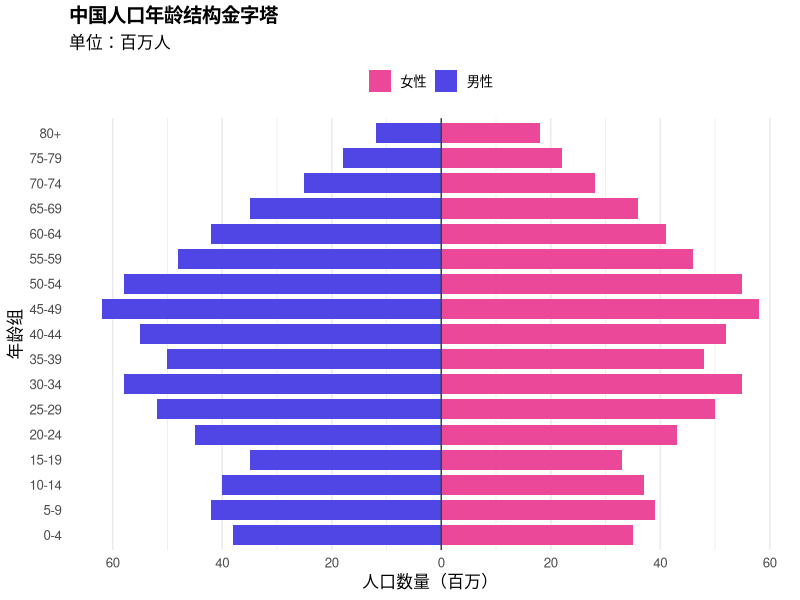
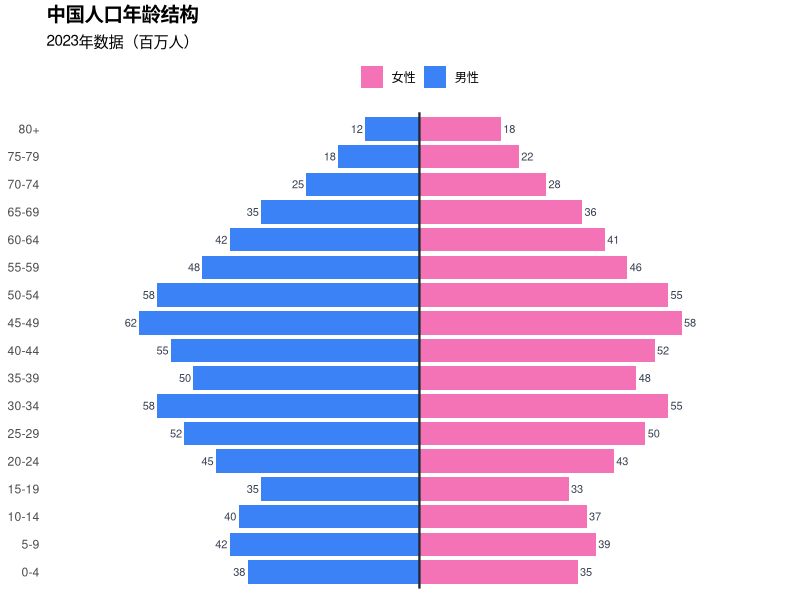
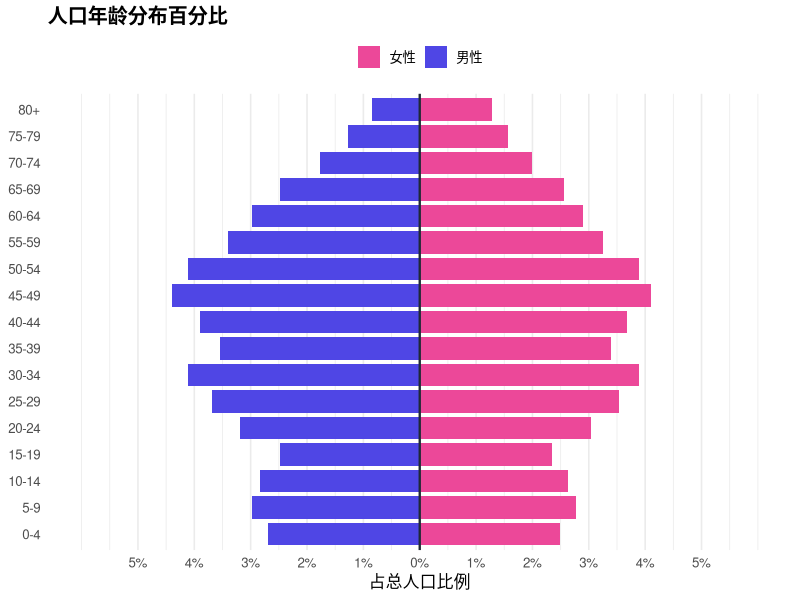
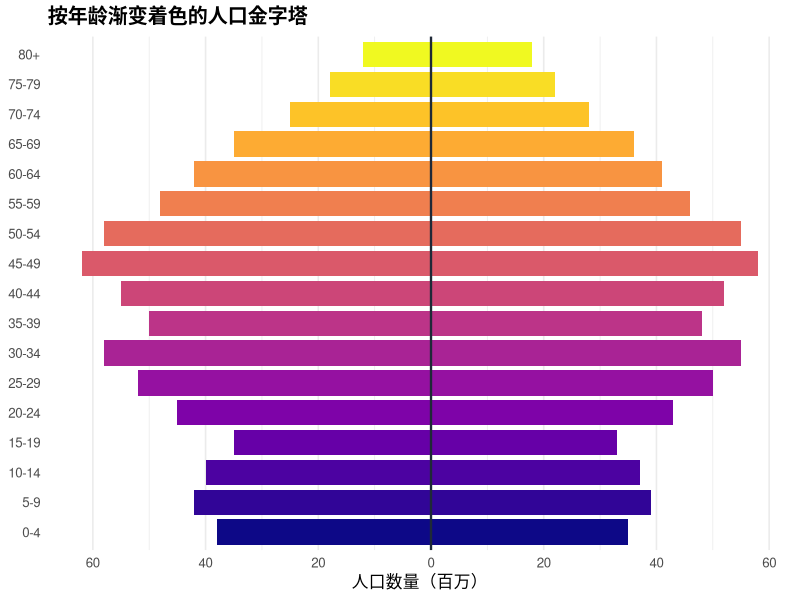
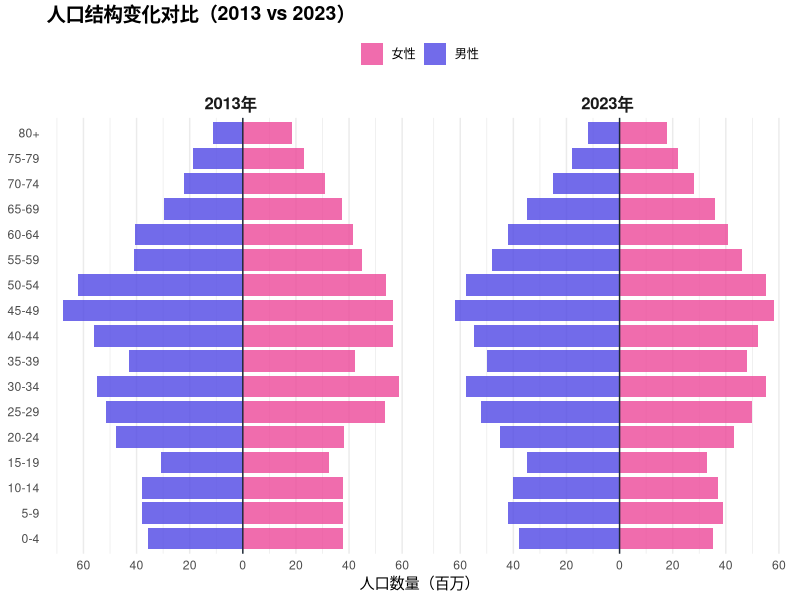
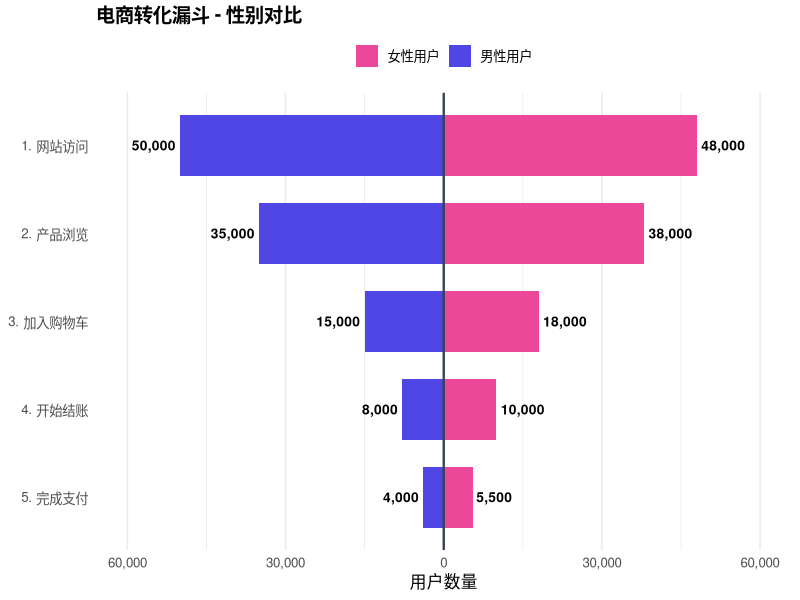
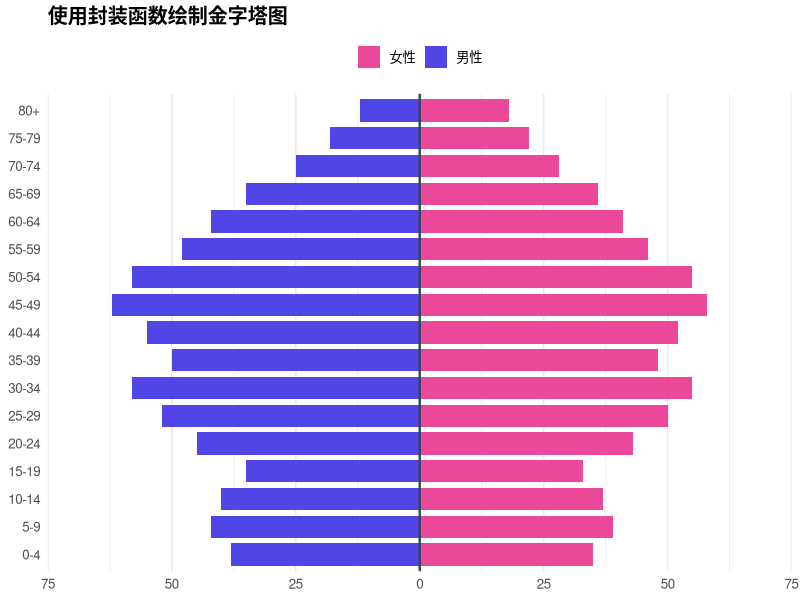

Reproduce these figures in R, in order.
## ---- chunk 1
knitr::opts_chunk$set(
    echo = TRUE,
    warning = FALSE,
    message = FALSE,
    fig.width = 9,
    fig.height = 7,
    fig.retina = 2,
    out.width = "100%",
    dpi = 150
)
## ---- chunk 2
library(ggplot2)
library(dplyr)
library(scales)
library(forcats)
## ---- chunk 3
# 创建中国人口结构示例数据（简化版）
population_data <- data.frame(
    age_group = rep(c(
        "0-4", "5-9", "10-14", "15-19", "20-24",
        "25-29", "30-34", "35-39", "40-44", "45-49",
        "50-54", "55-59", "60-64", "65-69", "70-74",
        "75-79", "80+"
    ), each = 2),
    gender = rep(c("男性", "女性"), 17),
    population = c(
        # 男性, 女性 (百万人)
        38, 35, # 0-4
        42, 39, # 5-9
        40, 37, # 10-14
        35, 33, # 15-19
        45, 43, # 20-24
        52, 50, # 25-29
        58, 55, # 30-34
        50, 48, # 35-39
        55, 52, # 40-44
        62, 58, # 45-49
        58, 55, # 50-54
        48, 46, # 55-59
        42, 41, # 60-64
        35, 36, # 65-69
        25, 28, # 70-74
        18, 22, # 75-79
        12, 18 # 80+
    )
)

# 将年龄组转换为有序因子
population_data <- population_data %>%
    mutate(
        age_group = factor(age_group, levels = c(
            "0-4", "5-9", "10-14", "15-19", "20-24", "25-29", "30-34",
            "35-39", "40-44", "45-49", "50-54", "55-59", "60-64", "65-69",
            "70-74", "75-79", "80+"
        )),
        # 将男性人口转为负值
        population_adj = ifelse(gender == "男性", -population, population)
    )

head(population_data)
## ---- chunk 4
ggplot(population_data, aes(x = population_adj, y = age_group, fill = gender)) +
    geom_col(width = 0.8) +
    # 添加中心轴
    geom_vline(xintercept = 0, color = "#374151", linewidth = 0.5) +
    # 颜色设置
    scale_fill_manual(
        values = c("男性" = "#4f46e5", "女性" = "#ec4899")
    ) +
    # 调整x轴刻度（显示正数）
    scale_x_continuous(
        breaks = seq(-60, 60, by = 20),
        labels = abs
    ) +
    labs(
        title = "中国人口年龄结构金字塔",
        subtitle = "单位：百万人",
        x = "人口数量（百万）",
        y = "年龄组",
        fill = NULL
    ) +
    theme_minimal(base_size = 12) +
    theme(
        panel.grid.major.y = element_blank(),
        legend.position = "top",
        plot.title = element_text(face = "bold", size = 14)
    )
## ---- chunk 5
ggplot(population_data, aes(x = population_adj, y = age_group, fill = gender)) +
    geom_col(width = 0.85) +
    geom_vline(xintercept = 0, color = "#1f2937", linewidth = 0.8) +
    # 添加数值标签
    geom_text(
        aes(
            label = population,
            hjust = ifelse(gender == "男性", 1.2, -0.2)
        ),
        size = 2.8,
        color = "#374151"
    ) +
    scale_fill_manual(
        values = c("男性" = "#3b82f6", "女性" = "#f472b6")
    ) +
    scale_x_continuous(
        breaks = seq(-60, 60, by = 20),
        labels = abs,
        limits = c(-75, 75)
    ) +
    labs(
        title = "中国人口年龄结构",
        subtitle = "2023年数据（百万人）",
        x = NULL,
        y = NULL,
        fill = NULL
    ) +
    theme_minimal(base_size = 11) +
    theme(
        panel.grid = element_blank(),
        legend.position = "top",
        plot.title = element_text(face = "bold", size = 14),
        axis.text.x = element_blank()
    )
## ---- chunk 6
# 计算百分比
total_pop <- sum(population_data$population)

population_pct <- population_data %>%
    mutate(
        pct = population / total_pop * 100,
        pct_adj = ifelse(gender == "男性", -pct, pct)
    )

ggplot(population_pct, aes(x = pct_adj, y = age_group, fill = gender)) +
    geom_col(width = 0.85) +
    geom_vline(xintercept = 0, color = "#1f2937", linewidth = 0.8) +
    scale_fill_manual(
        values = c("男性" = "#4f46e5", "女性" = "#ec4899")
    ) +
    scale_x_continuous(
        breaks = seq(-5, 5, by = 1),
        labels = function(x) paste0(abs(x), "%"),
        limits = c(-6, 6)
    ) +
    labs(
        title = "人口年龄分布百分比",
        x = "占总人口比例",
        y = NULL,
        fill = NULL
    ) +
    theme_minimal(base_size = 12) +
    theme(
        panel.grid.major.y = element_blank(),
        legend.position = "top",
        plot.title = element_text(face = "bold")
    )
## ---- chunk 7
# 添加年龄段颜色
library(viridis)

ggplot(population_data, aes(x = population_adj, y = age_group, fill = age_group)) +
    geom_col(width = 0.85) +
    geom_vline(xintercept = 0, color = "#1f2937", linewidth = 0.8) +
    # 使用viridis渐变色
    scale_fill_viridis_d(option = "plasma", guide = "none") +
    scale_x_continuous(
        breaks = seq(-60, 60, by = 20),
        labels = abs
    ) +
    labs(
        title = "按年龄渐变着色的人口金字塔",
        x = "人口数量（百万）",
        y = NULL
    ) +
    theme_minimal(base_size = 12) +
    theme(
        panel.grid.major.y = element_blank(),
        plot.title = element_text(face = "bold")
    )
## ---- chunk 8
# 创建两期数据
multi_year_pop <- rbind(
    population_data %>% mutate(year = "2023年"),
    population_data %>%
        mutate(
            year = "2013年",
            population = population * runif(nrow(population_data), 0.85, 1.1),
            population_adj = ifelse(gender == "男性", -population, population)
        )
)

ggplot(multi_year_pop, aes(x = population_adj, y = age_group, fill = gender)) +
    geom_col(width = 0.85, position = "identity", alpha = 0.8) +
    geom_vline(xintercept = 0, color = "#1f2937", linewidth = 0.5) +
    facet_wrap(~year, ncol = 2) +
    scale_fill_manual(
        values = c("男性" = "#4f46e5", "女性" = "#ec4899")
    ) +
    scale_x_continuous(
        breaks = seq(-60, 60, by = 20),
        labels = abs
    ) +
    labs(
        title = "人口结构变化对比（2013 vs 2023）",
        x = "人口数量（百万）",
        y = NULL,
        fill = NULL
    ) +
    theme_minimal(base_size = 11) +
    theme(
        panel.grid.major.y = element_blank(),
        legend.position = "top",
        plot.title = element_text(face = "bold", size = 14),
        strip.text = element_text(face = "bold", size = 12)
    )
## ---- chunk 9
# 营销漏斗数据
funnel_data <- data.frame(
    stage = factor(c(
        "1. 网站访问", "2. 产品浏览", "3. 加入购物车",
        "4. 开始结账", "5. 完成支付"
    ), levels = rev(c(
        "1. 网站访问", "2. 产品浏览", "3. 加入购物车",
        "4. 开始结账", "5. 完成支付"
    ))),
    male = c(50000, 35000, 15000, 8000, 4000),
    female = c(48000, 38000, 18000, 10000, 5500)
)

# 转换格式
funnel_long <- funnel_data %>%
    tidyr::pivot_longer(
        cols = c(male, female),
        names_to = "gender",
        values_to = "count"
    ) %>%
    mutate(
        count_adj = ifelse(gender == "male", -count, count),
        gender = ifelse(gender == "male", "男性用户", "女性用户")
    )

ggplot(funnel_long, aes(x = count_adj, y = stage, fill = gender)) +
    geom_col(width = 0.7) +
    geom_vline(xintercept = 0, color = "#374151", linewidth = 0.8) +
    geom_text(
        aes(
            label = scales::comma(count),
            hjust = ifelse(gender == "男性用户", 1.1, -0.1)
        ),
        size = 3.5,
        fontface = "bold"
    ) +
    scale_fill_manual(
        values = c("男性用户" = "#4f46e5", "女性用户" = "#ec4899")
    ) +
    scale_x_continuous(
        labels = function(x) comma(abs(x)),
        limits = c(-60000, 60000)
    ) +
    labs(
        title = "电商转化漏斗 - 性别对比",
        x = "用户数量",
        y = NULL,
        fill = NULL
    ) +
    theme_minimal(base_size = 12) +
    theme(
        panel.grid.major.y = element_blank(),
        legend.position = "top",
        plot.title = element_text(face = "bold", size = 14)
    )
## ---- chunk 10
#' 快速绘制人口金字塔图
#' @param data 数据框，需包含 age, gender, value 列
#' @param age_col 年龄列名
#' @param gender_col 性别列名
#' @param value_col 数值列名
#' @param male_label 男性标签
#' @param female_label 女性标签
#' @param title 标题
plot_pyramid <- function(data, age_col, gender_col, value_col,
                         male_label = "男性", female_label = "女性",
                         colors = c("#4f46e5", "#ec4899"),
                         title = NULL) {
    data <- data %>%
        mutate(
            value_adj = ifelse(
                .data[[gender_col]] == male_label,
                -.data[[value_col]],
                .data[[value_col]]
            )
        )

    max_val <- max(abs(data$value_adj)) * 1.1

    ggplot(data, aes(
        x = value_adj,
        y = .data[[age_col]],
        fill = .data[[gender_col]]
    )) +
        geom_col(width = 0.8) +
        geom_vline(xintercept = 0, color = "#374151", linewidth = 0.8) +
        scale_fill_manual(values = setNames(colors, c(male_label, female_label))) +
        scale_x_continuous(
            breaks = scales::breaks_extended(n = 7),
            labels = abs,
            limits = c(-max_val, max_val)
        ) +
        labs(title = title, x = NULL, y = NULL, fill = NULL) +
        theme_minimal(base_size = 12) +
        theme(
            panel.grid.major.y = element_blank(),
            legend.position = "top",
            plot.title = element_text(face = "bold")
        )
}

# 使用示例
plot_pyramid(
    population_data, "age_group", "gender", "population",
    title = "使用封装函数绘制金字塔图"
)
